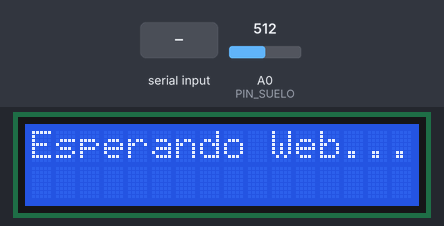
Bench run of a sketch on a simulated Arduino Mega 2560, built with avr-gcc and run on an emulated ATmega2560. On the bench: 16×2 character LCD. The inputs (shaded band) are chosen by the test bench; at power-on: A0 (PIN_SUELO) = 512. What the sketch prints to the serial monitor is not drawn.

Above: at 1.2 s.
1.3 s: "http\n" received over the second serial link
At 2.0 s:
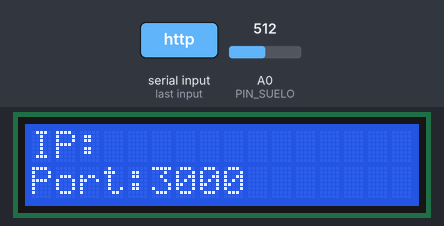
2.8 s: "ERROR\n" received over the second serial link
At 3.2 s:
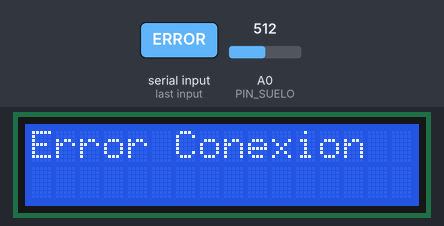
4.3 s: "http://\n" received over the second serial link
At 5.5 s:
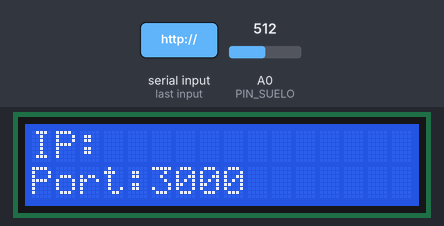
5.8 s: "Fallo\n" received over the second serial link
At 6.7 s:
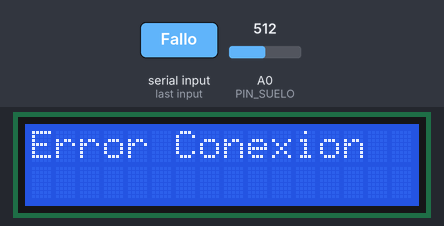
Timing chart, 0 to 8.3 s (numbered marks = the images above; inputs shaded):
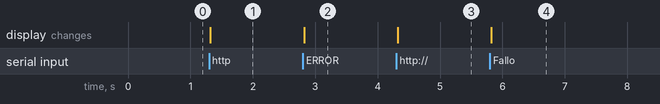

Measured:
- after the input at 1.3 s, the display: changes at once (image 1)
- after the input at 2.8 s, the display: changes at once (image 2)
- after the input at 4.3 s, the display: changes at once (image 3)
- after the input at 5.8 s, the display: changes at once (image 4)

The sketch:

mega_dinam_v4.ino
```cpp
// --- CÓDIGO MEGA V24: VISUALIZADOR DE IP Y PUERTO ---

#include <DHT.h>
#include <Wire.h>
#include <LiquidCrystal_I2C.h>

#define PIN_SUELO A0
#define PIN_DHT 2
#define DHTTYPE DHT11

LiquidCrystal_I2C lcd(0x27, 16, 2);
DHT dht(PIN_DHT, DHTTYPE);

const int INTERVALO_ENVIO = 2000;
unsigned long tiempoAnterior = 0;
String ipServidor = "---";
bool sistemaOnline = false;

// Variables Globales
String redGuardada = "";
String bufferBT = "";

void setup() {
  Serial.begin(9600);
  Serial1.begin(9600);  // ESP8266
  Serial2.begin(9600);  // Bluetooth

  lcd.init(); lcd.backlight();
  pinMode(PIN_SUELO, INPUT); dht.begin();

  Serial.println("--- SISTEMA V24: MOSTRAR IP ---");
  lcd.setCursor(0, 0); lcd.print("Esperando Web...");
}

void loop() {
  // A. LEER BLUETOOTH (Byte a Byte)
  while (Serial2.available() > 0) {
    char c = (char)Serial2.read();
    if (c == '\n') {
      bufferBT.trim();
      if (bufferBT.length() > 0) procesarComando(bufferBT);
      bufferBT = "";
    } else {
      bufferBT += c;
    }
  }

  // B. LEER ESP8266 (AQUI OCURRE LA MAGIA DE LA IP)
  if (Serial1.available()) {
    String resp = Serial1.readStringUntil('\n');
    resp.trim();

    if(resp.length() > 0) {
       // Debug en terminal
       // Serial.print("[ESP RAW]: "); Serial.println(resp);

       // Detectamos si el mensaje contiene la dirección web
       if (resp.indexOf("http") >= 0) {
          sistemaOnline = true;

          // PARSEO DE LA IP:
          // El ESP manda: "[INFO] http://192.168.1.65:3000"
          int inicioIP = resp.indexOf("http://") + 7; // Saltamos el http://
          int finIP = resp.indexOf(":3000");          // Buscamos donde empieza el puerto

          // Extraemos solo los números de la IP (ej: 192.168.1.65)
          String soloIP = resp.substring(inicioIP, finIP);
          ipServidor = soloIP;

          // 1. MOSTRAR EN LCD (Claramente)
          lcd.clear();
          lcd.setCursor(0,0);
          lcd.print("IP:" + soloIP);      // Línea 1: IP:192.168.1.65
          lcd.setCursor(0,1);
          lcd.print("Port:3000");         // Línea 2: Port:3000

          // 2. MOSTRAR EN TERMINAL ARDUINO
          Serial.println("\n==================================");
          Serial.println("✅ ¡SERVIDOR WEB ACTIVO!");
          Serial.println("----------------------------------");
          Serial.print("🌐 IP:     "); Serial.println(soloIP);
          Serial.println("🔌 PUERTO: 3000");
          Serial.println("🔗 URL:    http://" + soloIP + ":3000");
          Serial.println("==================================\n");

          // Avisamos al Bluetooth
          Serial2.println("OK_WIFI");
       }
       else if (resp.indexOf("ERROR") >= 0 || resp.indexOf("Fallo") >= 0) {
          lcd.clear(); lcd.print("Error Conexion");
          Serial.println("❌ ERROR: Contraseña incorrecta o fallo de red.");
          Serial2.println("ERR_WIFI");
       }
    }
  }

  // C. SENSORES (Solo enviamos si ya hay conexión)
  if (millis() - tiempoAnterior > INTERVALO_ENVIO) {
    tiempoAnterior = millis();
    if (sistemaOnline) {
       int s = map(analogRead(PIN_SUELO), 0, 1023, 100, 0);
       // Enviar JSON al ESP
       Serial1.println("{\"suelo\":" + String(s) + "}");
    }
  }
}

void procesarComando(String cmd) {
  Serial.println("[BT Recibido]: " + cmd);

  if (cmd.startsWith("S:")) {
    redGuardada = cmd.substring(2);
    Serial.println(" -> Red recibida: " + redGuardada);

    lcd.clear(); lcd.print("Red OK!");
    lcd.setCursor(0,1); lcd.print("Ponga Clave...");

    delay(100);
    Serial2.println("OK_RED"); // Confirmar a la Web
  }
  else if (cmd.startsWith("P:")) {
    String clave = cmd.substring(2);
    Serial.println(" -> Clave recibida. Conectando...");

    if (redGuardada.length() > 0) {
      Serial2.println("OK_PASS");
      lcd.clear(); lcd.print("Conectando...");
      lcd.setCursor(0,1); lcd.print("Espere IP...");

      // Enviamos al ESP
      Serial1.println("CONECTAR:" + redGuardada + "," + clave);
    } else {
      Serial2.println("ERR_NO_RED");
    }
  }
}
```
